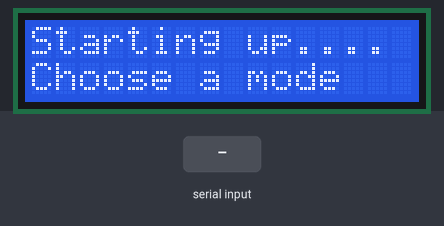
Bench run of a sketch on a simulated Arduino Uno, built with avr-gcc and run on an emulated ATmega328P. Shown: 16×2 character LCD. The inputs (shaded band) are chosen by the test bench.

Above: at 1.2 s.
1.3 s: byte 1 (1) received over Serial
At 2.6 s:
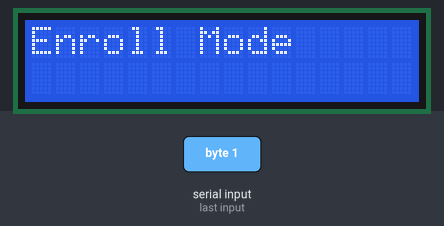
3.8 s: "1" received over Serial
At 4.7 s:
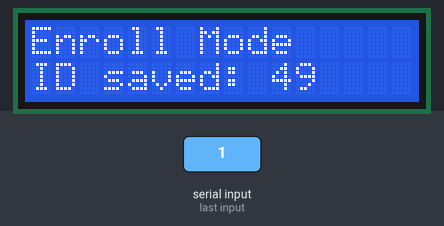
5.3 s: byte 2 (2) received over Serial
At 6.8 s:
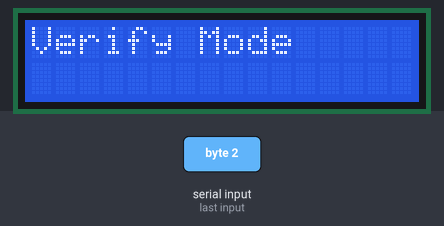
Timing chart, 0 to 8.3 s (numbered marks = the images above; inputs shaded):
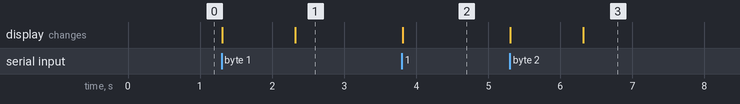

The sketch:

TestLCD.ino
```cpp
#include <Wire.h>
#include <LiquidCrystal_I2C.h>

// Set the LCD address to 0x27 for a 16 chars and 2 line display
LiquidCrystal_I2C lcd(0x27, 16, 2);

// Receive data from Serial Connection
byte serial_data;

void setup()
{
	Serial.begin(9600);

	// initialize the LCD
	lcd.begin();
	lcd.backlight();
	lcd.print("Starting up....");
	lcd.setCursor(0, 1);
	lcd.print("Choose a mode");
}

void loop()
{
	serial_data = 0;
	if (Serial.available()) {
		serial_data = Serial.read();

		switch (serial_data) {
			case 1:
				lcd.clear();
				lcd.print(serial_data);
				delay(1000);
				enrollMode();
				break;
			case 2:
				lcd.clear();
				lcd.print(serial_data);
				delay(1000);
				verificationMode();
				break;
		}
	}
}

uint8_t verificationMode() {
	lcd.clear();
	lcd.print("Verify Mode");
}

uint8_t enrollMode() {
	lcd.clear();
	lcd.print("Enroll Mode");

	while (!Serial.available()) {
		// Wait until data is available on the serial connection
	}

	byte id = Serial.read();  // Read the data from the serial connection

	lcd.setCursor(0, 1);
	lcd.print("ID saved: ");
	lcd.print(id);

	// Return a value to satisfy the function's return type
	return 0;
}
```

Measured:
- after the input at 1.3 s, the display: first changes at once (image 1 shows a later state)
- after the input at 3.8 s, the display: changes at once (image 2)
- after the input at 5.3 s, the display: first changes at once (image 3 shows a later state)
